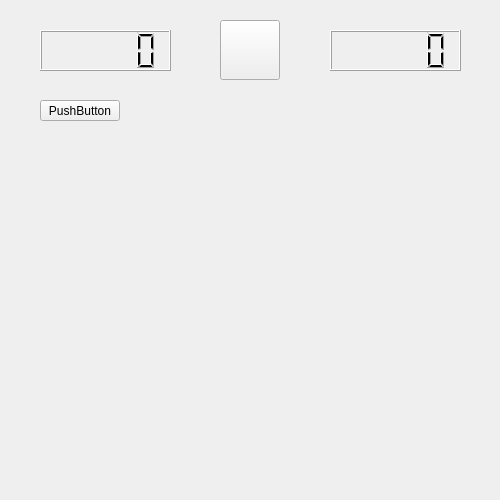
<?xml version="1.0" encoding="UTF-8"?>
<ui version="4.0">
 <class>MainWindow</class>
 <widget class="QMainWindow" name="MainWindow">
  <property name="geometry">
   <rect>
    <x>0</x>
    <y>0</y>
    <width>500</width>
    <height>500</height>
   </rect>
  </property>
  <property name="minimumSize">
   <size>
    <width>500</width>
    <height>500</height>
   </size>
  </property>
  <property name="maximumSize">
   <size>
    <width>500</width>
    <height>500</height>
   </size>
  </property>
  <property name="windowTitle">
   <string>MainWindow</string>
  </property>
  <widget class="QWidget" name="centralwidget">
   <widget class="QPushButton" name="pushButton">
    <property name="geometry">
     <rect>
      <x>220</x>
      <y>20</y>
      <width>60</width>
      <height>60</height>
     </rect>
    </property>
    <property name="toolTip">
     <string>Reiniciar</string>
    </property>
    <property name="text">
     <string/>
    </property>
    <property name="icon">
     <iconset resource="../resource.qrc">
      <normaloff>:/Icons/smile.png</normaloff>:/Icons/smile.png</iconset>
    </property>
    <property name="iconSize">
     <size>
      <width>50</width>
      <height>50</height>
     </size>
    </property>
   </widget>
   <widget class="QLCDNumber" name="Temps">
    <property name="geometry">
     <rect>
      <x>330</x>
      <y>30</y>
      <width>131</width>
      <height>41</height>
     </rect>
    </property>
   </widget>
   <widget class="QLCDNumber" name="Mineslcd">
    <property name="geometry">
     <rect>
      <x>40</x>
      <y>30</y>
      <width>131</width>
      <height>41</height>
     </rect>
    </property>
   </widget>
   <widget class="QPushButton" name="Botoprova">
    <property name="geometry">
     <rect>
      <x>40</x>
      <y>100</y>
      <width>80</width>
      <height>21</height>
     </rect>
    </property>
    <property name="text">
     <string>PushButton</string>
    </property>
   </widget>
  </widget>
 </widget>
 <resources>
  <include location="../resource.qrc"/>
 </resources>
 <connections/>
</ui>
